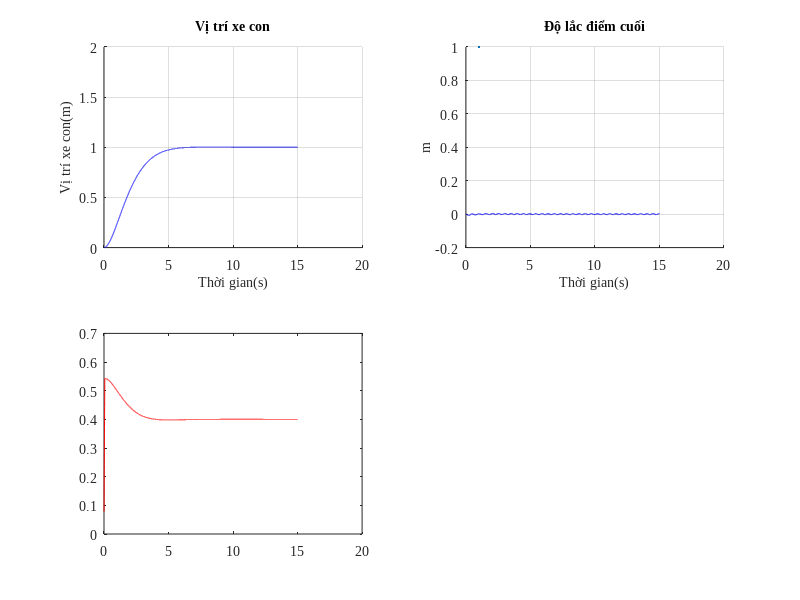

This figure's MATLAB source: (Note: this script raises an error after producing the figure.)
clc; clear; close all;
%%%%%%%%%%%%%%%%%%%%%%%%%%%%%%%%%%%%%%
pA=0.297; EI=0.754; g=9.81;
mw=13.1; mh=0.86; L = 0.63;
%%%%%%%%%%%%%%%%%%%%%%%%%%%%%%%%%%%%%%
% Chọn n,r, thời gian mô phỏng
tmax=15;
n=9;r=14000;
%%%%%%%%%%%%%%%%%%%%%%%%%%%%%%%%%%%%%%
% Chọn bộ điều khiển + SP 
% sp1=1;sp2=0.2;
sp1=1;sp2=0.4;
flag = 1;
w_change=0;
l_change=0;
%%%%%%%%%%%%%%%%%%%%%%%%%%%%%%%%%%%%%%
%%%%%%%%%%%%%%%%%%%%%%%%%%%%%%%%%%%%%%
% BIẾN CHO ĐIỀU KHIỂN BOUNDARY
d11=zeros(1,r+1);d21=zeros(1,r+1);d31=zeros(1,r+1);
dF1=zeros(1,r+1);a4=zeros(1,r+1);a1=zeros(1,r+1);
u1=zeros(1,r+1);a2=zeros(1,r+1);
v1=zeros(1,r+1);
U1=zeros(1,r+1);
% BIẾN CHO ĐIỀU KHIỂN INPUT CONS
p1=zeros(1,r);
Fc1=zeros(1,r);
%%%%%%%%%%%%%%%%%%%%%%%%%%%%%%%%%%%%%%

%%%%%%%%%%%%%%%%%%%%%%%%%%%%%%%%%%%%%%
dt=tmax/(r-1);
ds=L/(n-1); 
e=zeros(1,r);
F1=zeros(1,r);
h=zeros(1,r);h(1:3)=ds;
w3=zeros(1,r);
F2=zeros(1,r);
l=2; %% vị trí ban đầu của xe nâng
w=zeros(n,r);

mk=zeros(1,r);mk(:)=0.04;

L=zeros(1,r);L(:)=0.63;

z1=zeros(1,r);
ds=zeros(1,r);ds(:)=0.7/(n-1);
if w_change == 1 
mk(1:round(r/3))=0.04;
mk(round(r/3):round(2*r/3))=2;
mk(round(2*r/3):r)=5;
end 
if l_change == 1 
L= zeros(1,r);
L(1:round(r/3))=0.7;
ds(1:round(r/3))=0.7/n;
L(round(r/3):round(2*r/3))=0.8;
ds(round(r/3):round(2*r/3))=0.8/n;
L(round(2*r/3):r)=1;
ds(round(2*r/3):r)=1/n;
end
%%%%%%%%%%%%%%%%%%%%%%%%%%%%%%%%%%%%%%%%%%%%%%%%%%%%%%%%%%%%%%%%%%%%%%
%                       MÔ PHỎNG
for j =3:r-1
wsss0=(w(3,j)-2*w(2,j)+w(1,j))/(2*ds(j)^3);
 w(1,j+1)=(F1(j+1)-EI*wsss0)*(dt^2/mw)+2*w(1,j)-w(1,j-1);
 % w(1,j+1)=(F1(j+1)-EI*wsss0+2*sin(j*pi/4))*(dt^2/mw)+2*w(1,j)-w(1,j-1);

for i=3:n-2
S2=(-EI*dt^2)/(ds(j)^4*pA);
S21=(-EI*dt^2)/ds(j)^3*mh;
c=0.11;
C=-c*dt^2*(w(i,j)-w(i,j-1))/dt;
wssss=w(i+2,j)-4*w(i+1,j)+6*w(i,j)-4*w(i-1,j)+w(i-2,j);
ddtx3=(w3(j)-2*w3(j-1)+w3(j-2))/(dt^2);
dyx2=(w(l+1,j-1)-w(l-1,j-1))/2*ds(j);
h(j+1)=(F2(j+1)-mh*g-mh*ddtx3*dyx2)*dt^2/mh+2*h(j)-h(j-1);
if h(j+1)<ds(j)
    l=2;
    h(j+1)=ds(j);
end
if h(j+1)>L(j)-ds(j)
    l=n-1;
    h(j+1)=L(j)-ds(j);
end
if h(j+1)> ds(j) && h(j+1)<L(j+1)-ds(j)
    l= ceil(h(j+1)/ds(j));
end
if i == l && l > 2 
w(i,j+1) =S21*wssss+C+2*w(i,j)-w(i,j-1);
w3(j+1)=w(i,j+1)-w(1,j+1);
end
if i ~= l && l >2 
w(i,j+1)=S2*wssss+C+2*w(i,j)-w(i,j-1);
w3(j+1)=w(i,j+1)-w(1,j+1);
end
if l==2
w(i,j+1)=S2*wssss+C+2*w(i,j)-w(i,j-1);
w3(j+1)=0;
end
 S3=(EI*(dt^2))/(mk(j)*2*ds(j)^3);
 w(2,j+1)=w(1,j+1);
 wsssl=(-2*w(n,j)+3*w(n-1,j)-w(n-2,j));
 w(n,j+1)=2*w(n,j)-w(n,j-1)+S3*wsssl;
 w(n-1,j+1)=(w(n,j+1)+w(n-2,j+1))/2;
%%%%%%%%%%%%%%%%%%%%%%%%%%%%%%%%%%%%%%%%%%%%%%%%%%%%%%%%%%%%%%%%%%%%%%%%%%
%%%%%%%%%%%%%%%%%%%%%%%%%%%%%%%%%%%%%%%%%%%%%%%%%%%%%%%%%%%%%%%%%%%%%%%%%%
%%%%%%%%%%%%%%%%%%%%%%%%%%%%%%%%%%%%%%%%%%%%%%%%%%%%%%%%%%%%%%%%%%%%                              
%%%%%%%%%%%%%%%%%%%%%%%%%%%%%%%%%%%%%%%%%%%%%%%%%%%%%%%%%%%%%%%%%%%
% flag =0 = check 
% flag = 1 = robust -PD
% flag = 2 = barrier
if flag == 0
F1(1:r) = 10;
F2(1:r) = 9;
check2= zeros(1,r);
end
%%%%%%%%%%%%%%%%%%%%%%%%%%%%%%%%%%%%%%%%%%%%%%%%%%%%%%%%%%%%%%%%%%%%                              
if flag == 1 
%ROBUST-PD
%thông số robust - PD
k1=10;kx=20;kn=1.5;
%%%%%%%%%%%%%%%%%%%%%%%%%%%%%%%%%%%%%%%%%%%%%%%%%%%%%%%%%%%%%%%%%%%%%%  
% e(j+1)=(w(1,j+1)-w(1,j));
% de=(e(j+1)-e(j))/dt;
dx1=(w(1,j+1)-w(1,j))/dt;
F1(j+2)=-k1*(w(1,j+1)-sp1)-kx*dx1;
% if F1(j+2)>50
%     F1(j+2)=50;
% end
% if F1(j+2)<-5
%     F1(j+2)=-50;
% end
S2=(w(l+1,j+1)-2*w(l,j+1)+w(l-1,j+1))/(ds(j)^3);
dx2=(w(l+1,j+1)-w(l-1,j+1))/2*ds(j);
dtx2=(h(j+1)-h(j))/dt;
F2(j+2)=mh*g+EI*S2*dx2-(h(j+1)-sp2)-kn*dtx2;
end
%%%%%%%%%%%%%%%%%%%%%%%%%%%%%%%%%%%%%%%%%%%%%%%%%%%%%%%%%%%%%%%%%%%%                              
if flag == 2    
% barrier
% thông số 
k1=20;kmax=0.004;k2=0.01;k3=30;k0=10;kc=0.001;kn=1.5;
z=w(l,j+1);
%%%%%%%%%%%%%%%%%%%%%%%%%%%%%%%%%%%%%%%%%%%%%%%%%%%%%%%%%%%%%%%%%%%
dwl=(w(1,j+1)-w(1,j))/dt;
S1=kc/((kmax^2-z^2)*2.3)+k2;
F1(j+2)=-k1*(w(1,j+1)-sp1)-k3*dwl-S1*kmax*k0*dwl-S1*kmax;

S2=(w(l+1,j+1)-2*w(l,j+1)+w(l-1,j+1))/(ds(j)^3);
dx2=(w(l+1,j+1)-w(l-1,j+1))/2*ds(j);
dtx2=(h(j+1)-h(j))/dt;
F2(j+2)=mh*g+EI*S2*dx2-(h(j+1)-sp2)-kn*dtx2;

end
if flag == 3
% PD 
% thông số
ki1 = 1; kd1 = 10 ;
ki2 = 0; kd2 = 0;
e(j+1)=(sp1-w(1,j+1));
de=(e(j+1)-e(j))/dt;
F1(j+2)= ki1*(sp1-w(1,j+1)) + kd1*de;


end
if flag ==4
 % thong so 
 a1=1;k1=25;k2=15;kn=1.5;

 % disturbance observer
dwl=(w(1,j+1)-w(1,j))/dt;
dz1=-a1*(F1(j+1)-EI*wsss0)-a1*(z1(j+1)+a1*mw*dwl);
z1(j+2)=dz1*dt+z1(j+1);
d1e = z1(j+2)+a1*mw*dwl;
F1(j+2)=-k1*dwl-d1e-k2*(w(1,j+1)-sp1);

S2=(w(l+1,j+1)-2*w(l,j+1)+w(l-1,j+1))/(ds(j)^3);
dx2=(w(l+1,j+1)-w(l-1,j+1))/2*ds(j);
dtx2=(h(j+1)-h(j))/dt;
F2(j+2)=mh*g+EI*S2*dx2-(h(j+1)-sp2)-kn*dtx2;

end
% if flag == 5
% %%%%%%%%%%%%%%%%%%%%%%%%%%%%%%%%%%%%%%%%%%
% um=1;vm=25;beta=1;
% c1=1;c7=4;c4=1;
% %%%%%%%%%%%%%%%%%%%%%%%%%%%%%%%%%%%%%%%%%%
% %%%%%%%%%%%%%%%%%%%%%%%%%%%%%%%%%%%%%%%%%%
% dwl=(w(n,j+1)-w(n,j))/dt;
% d11(j+1)=dwl+beta*L(j+1)*(w(n,j+1)-w(n-1,j+1))/ds(j+1);
% dsdt=(w(n,j+1)-w(n-1,j+1)-w(n,j)+w(n-1,j))/(ds(j+1)*dt);
% a1(j+1)=-mw*beta*L(j+1)*dsdt-2*c1*dwl;
% da1=(a1(j+1)-a1(j))/dt;
% d21(j+1)=F1(j+1)-a1(j+1);
% a4(j+1)=-1/mw*d11(j+1)-1/mw*c4*d21(j+1)*da1;
% d31(j+1)=dF1(j+1)-a4(j+1);
% da4=(a4(j+1)-a4(j))/dt;
% U1(j+2)=-1/mw*c7*d31(j+1)-d21(j+1)+da4;
% dv1= (1/(cosh(v1(j+1)/vm))^2)*U1(j+2);
% v1(j+2)=dt*dv1+v1(j+1);
% dF1(j+2)= vm*tanh(v1(j+2)/vm);
% % F1(j+2)=dF1(j+2)*dt+F1(j+1);
% du1=(1/(cosh(u1(j+1)/vm))^2)*dF1(j+2);
% u1(j+2)=du1*dt+u1(j+1);
% F1(j+2)=um*tanh(u1(j+2)/um);
% end
if flag ==5 
um=15;vm=60;
c1=10;c3=13;c2=40;k1=0.12;kn=1.5;
%%%%%%%%%%%%%%%%%%%%%%%%%%%%%%%%%%%%%%%%%%
%%%%%%%%%%%%%%%%%%%%%%%%%%%%%%%%%%%%%%%%%%
dw1=(w(1,j+1)-w(1,j))/dt;
wsss=(w(3,j+1)-3*w(2,j+1)+2*w(1,j+1))/ds(j+1)^3;

e(j+1)=(sp1-w(1,j+1));
de=(e(j+1)-e(j))/dt;

a1(j+1)=-c1*dw1+1/2*EI*wsss+1/2*k1*e(j+1);
d11=dw1;
d21=F1(j+1)-a1(j+1);
a2(j+1)=-2*(1/mw)*d11-(1/mw)*c2*d21+(a1(j+1)-a1(j))/dt;
d31(j+1)=dF1(j+1)-a2(j+1);
da2=(a2(j+1)-a2(j))/dt;
U1(j+2)=(-1/mw)*c3*d31(j+1)-d21+da2;
dv1= (1/(cosh(v1(j+1)/vm))^2)*U1(j+2);
v1(j+2)=dt*dv1+v1(j+1);
dF1(j+2)= vm*tanh(v1(j+2)/vm);
du1=(1/(cosh(u1(j+1)/vm))^2)*dF1(j+2);
u1(j+2)=du1*dt+u1(j+1);
F1(j+2)=um*tanh(u1(j+2)/um);

S2=(w(l+1,j+1)-2*w(l,j+1)+w(l-1,j+1))/(ds(j)^3);
dx2=(w(l+1,j+1)-w(l-1,j+1))/2*ds(j);
dtx2=(h(j+1)-h(j))/dt;
F2(j+2)=mh*g+EI*S2*dx2-(h(j+1)-sp2)-kn*dtx2;
end

if flag == 6 
    
    %% thong so 
    kmax=0.01;
    g1=0.1;
    k1=1;
    c1=1;
    k11=1;
    k2=1;
    %%%%%%%%%%%%%%%%%%%%%%%%%%%%%%%%%%%%%%%%%%%%%%%%%%%%%%%%%%%%%%%%%%%%%%%%
    %%%%%%%%%%%%%%%%%%%%%%%%%%%%%%%%%%%%%%%%%%%%%%%%%%%%%%%%%%%%%%%%%%%%%%%%%%%%%%%%%%%%        
        wsss0=(w(3,j)-3*w(2,j)+2*w(1,j));
        wsssl=(-2*w(n,j)+3*w(n-1,j)-w(n-2,j));
        dw1=(w(1,j+1)-w(1,j))/dt;
        z(j+1)=w(n,j+1)-w(1,j+1);
        a = log((2 * kmax^2) / (kmax^2 - z(j+1)^2))/log(2.71);
        dz=(z(j+1)-z(j))/dt;
        s1=EI*wsss0/ds(j)^3;
      v1(j+2)=-k1*dz-s1-k11*dz/a-mw*dz/a*z(j+1)*dz/(kmax^2-z(j+1)^2)-(k2*(w(1,j)-sp1))/(a)-mw*EI*wsssl/(ds(j)^3*mk(j)*a)  ;
       %v1(j+2)=-k1*dz-s1-k11*dz/a-mw*dz/a*z(j+1)*dz/(kmax^2-z(j+1)^2);
        %%%% uoc luong sai so
        p1(j+2)=(g1*dz*v1(j+2)*a-p1(j+1))*dt+p1(j+1);
        Fc1(j+2)=p1(j+2)*v1(j+2);
        F1(j+2)=c1*Fc1(j+2);
end
end
end

set(0, 'DefaultAxesFontName', 'Times New Roman'); % Phông chữ cho trục
set(0, 'DefaultTextFontName', 'Times New Roman'); % Phông chữ cho văn bản
set(0, 'DefaultAxesFontSize', 10); % Kích thước chữ cho trục
set(0, 'DefaultTextFontSize', 10); % Kích thước chữ cho văn bản

x=0:dt:tmax;
y=0:ds:L;
figure(1)
subplot(2,2,1)
grid on 
hold on
plot(x,w(1,:),'b',LineWidth=2.5);
xlabel('Thời gian(s)')
ylim([0 2])
ylabel('Vị trí xe con(m)')
title('Vị trí xe con')
subplot(2,2,2)
hold on 
grid on
dolac=zeros(1,r);
for j=1:r
dolac(j)=w(n,j)-w(1,j);
end
plot(x,dolac,'b',LineWidth=1);
title('Độ lắc điểm cuối');
xlabel('Thời gian(s)');
ylabel('m');
subplot(2,2,3)
plot(x,h,'r');
title('Vị trí xe nâng',LineWidth=1);
xlabel('Thời gian(s)');
ylabel('m');
title('Vị trí xe nâng');
grid on
subplot(2,2,4)
grid on
plot(x,w3,LineWidth=1)
title('Độ lắc xe nâng');
xlabel('Thời gian(s)');
ylabel('m');
figure(2)
subplot(1,2,1)
plot(x,F1(1:r),LineWidth=1);
title('F1')
grid on
check=dolac-w3;
 subplot(1,2,2)
plot(x,F2(1:r),LineWidth=1);
title('F2');
grid on

% figure(3)
 
% hold on
% grid on
% plot(x,mk,Linewidth=1);
% title("Khối lượng xe")
% figure(4)
% plot(x,L,Linewidth=1);
% title("Chiều dài của thang")

